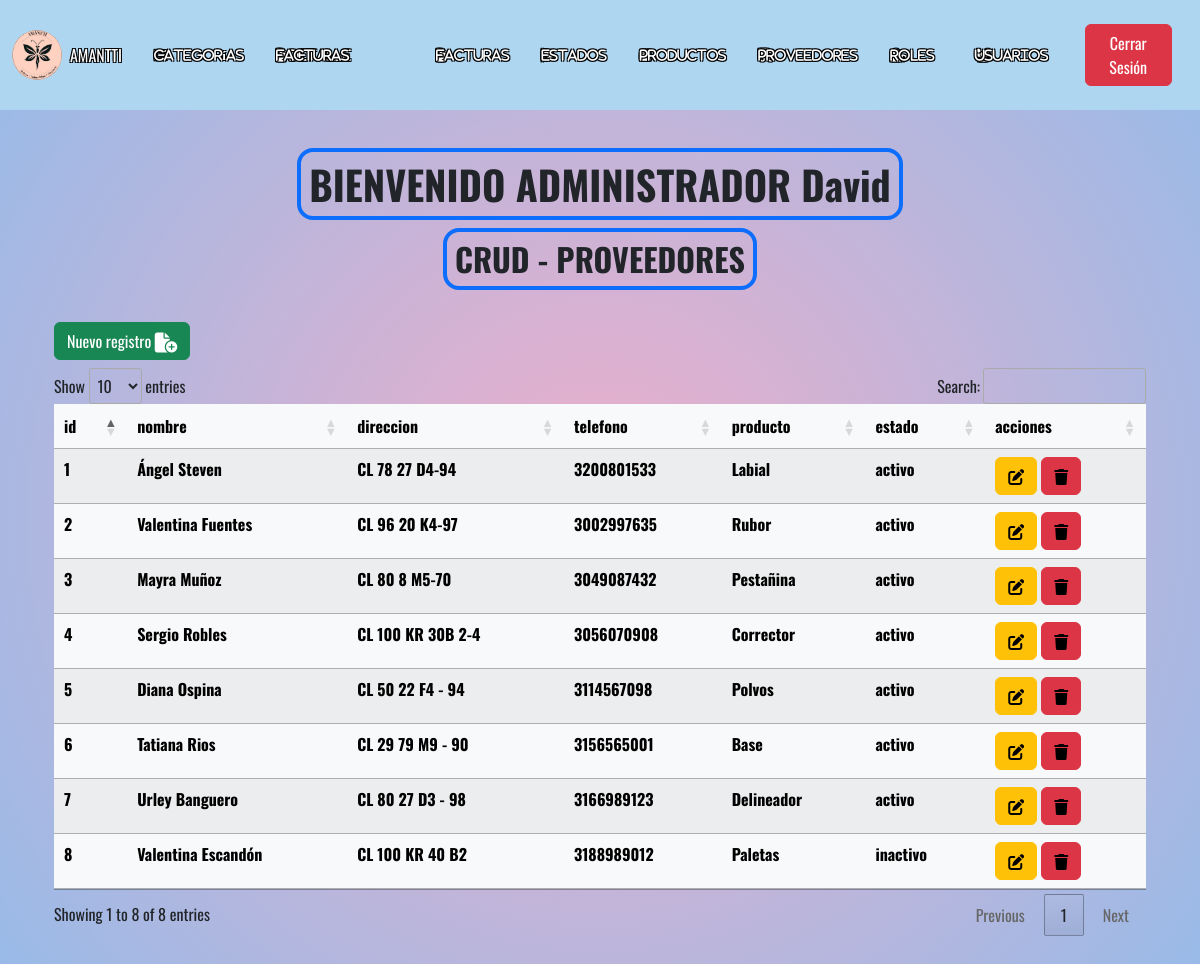
/Proyect-Amantti/Views/Administrador/crud_proveedores.php (signed in), run on the app's committed database.
### tables this page shows
CREATE TABLE `proveedores` (
  `id` int(11) NOT NULL,
  `nombre` varchar(100) NOT NULL,
  `direccion` varchar(255) DEFAULT NULL,
  `telefono` varchar(20) DEFAULT NULL,
  `producto` varchar(255) DEFAULT NULL,
  `estado` int(11) NOT NULL
);

CREATE TABLE `parametros` (
  `id` int(11) NOT NULL,
  `valor` varchar(255) NOT NULL
);

### Proyect-Amantti/Views/Administrador/crud_proveedores.php (the view, shortened to what this page needs)
<?php
$nombre = $_SESSION['nombre'];
?>
<!doctype html>
<html lang="en">
<head>
    <link href="https://cdn.jsdelivr.net/npm/bootstrap@5.3.2/dist/css/bootstrap.min.css" rel="stylesheet">
    <link rel="stylesheet" href="https://cdn.jsdelivr.net/npm/bootstrap-icons@1.10.5/font/bootstrap-icons.css">
    <link rel="stylesheet" href="https://cdnjs.cloudflare.com/ajax/libs/font-awesome/6.4.0/css/all.min.css" />
    <link rel="stylesheet" href="https://cdn.jsdelivr.net/npm/sweetalert2@11.0.18/dist/sweetalert2.min.css">
    <link rel="stylesheet" href="https://cdn.datatables.net/1.13.6/css/jquery.dataTables.min.css">
    <link rel="stylesheet" href="https://cdn.datatables.net/responsive/2.5.0/css/responsive.dataTables.min.css">
    <link rel="stylesheet" href="../../Css/Styles_crud.css">
</head>
<body>
    <nav id="navegacion" class="navbar navbar-expand-md navbar">
        <div class="container-fluid">
            <a class="navbar-brand d-flex align-items-center" href="index_admin.php">
                <img src="../../Img/logo.jpeg" width="50" height="50" alt="Logo" class="me-2 rounded-circle">
                <span class="text-white title-amantti">AMANTTI</span>
            </a>
            <div class="collapse navbar-collapse" id="navbarNavAltMarku">
                <ul class="navbar-nav ms-auto d-flex align-items-center p-2 gap-3">
                    <li class="nav-item">
                        <a class="nav-link" href="crud_categorias.php">
                            <i class="fa-solid fa-list fa-xl text-white"> Categorías</i>
                        </a>
                    </li>
                    <li class="nav-item">
                        <a class="nav-link" href="crud_detalle_factura.php">
                            <i class="fa-solid fa-file-invoice fa-xl text-white"> Detalle facturas</i>
                        </a>
                    </li>
                    <li class="nav-item">
                        <a class="nav-link" href="crud_facturas.php">
                            <i class="fa-solid fa-file-invoice fa-xl text-white"> Facturas</i>
                        </a>
                    </li>
                    <li class="nav-item">
                        <a class="nav-link" href="crud_estados.php">
                            <i class="fa-solid fa-flag fa-xl text-white"> Estados</i>
                        </a>
                    </li>
                    <li class="nav-item">
                        <a class="nav-link" href="crud_productos.php">
                            <i class="fa-solid fa-box fa-xl text-white"> Productos</i>
                        </a>
                    </li>
                    <li class="nav-item">
                        <a class="nav-link" href="crud_proveedores.php">
                            <i class="fa-solid fa-truck fa-xl text-white"> Proveedores</i>
                        </a>
                    </li>
                    <li class="nav-item">
                        <a class="nav-link" href="crud_roles.php">
                            <i class="fa-solid fa-user-shield fa-xl text-white"> Roles</i>
                        </a>
                    </li>
                    <li class="nav-item">
                        <a class="nav-link" href="crud_usuarios.php">
                            <i class="fa-solid fa-users fa-xl text-white"> Usuarios</i>
                        </a>
                    </li>
                    <li class="nav-item ms-auto">
                        <a class="nav-link" href="../../Suministros/logout.php">
                            <button type="button" class="btn btn-danger">Cerrar Sesión</button>
                        </a>
                    </li>
                </ul>
            </div>
        </div>
    </nav>
    <div class="container my-5">
        <div class="row">
            <div class="col-sm-12 col-md-12 col-lg-12 col-xl-12 col-xxl-12">
                <div class="card-header justify-content-center">
                    <div class="card-title text-center col-12 d-grid justify-content-center">
                        <h1 class="border border-4 border-primary rounded-4 p-2"><strong>BIENVENIDO ADMINISTRADOR <span><?php echo $nombre; ?></span></strong></h1>
                    </div>
                    <div class="card-title text-center mb-4 col-12 d-grid justify-content-center">
                        <h2 class="border border-4 border-primary rounded-4 p-2"><strong>CRUD - PROVEEDORES</strong></h2>
                    </div>
                    <div class="container-fluid mb-5">
                        <a class="nav-link" href="../../Formularios/create_proveedores.php"><button type="button" class="btn btn-success mb-2">Nuevo registro <i class="fa-solid fa-file-circle-plus fa-lg" style="color: #ffffff;"></i></button></a>
                        <table id="table_responsive" class="table table-light table-striped" style="width:100%">
                            <thead>
                                <tr>
                                    <th scope="col">id</th>
                                    <th scope="col">nombre</th>
                                    <th scope="col">direccion</th>
                                    <th scope="col">telefono</th>
                                    <th scope="col">producto</th>
                                    <th scope="col">estado</th>
                                    <th scope="col">acciones</th>
                                </tr>
                            </thead>
                            <tbody>
                                <?php
                                require("../../Suministros/conexion.php");
                                $sql = $conexion->query(
                                    "SELECT proveedores.id, proveedores.nombre, proveedores.direccion, proveedores.telefono,
    proveedores.producto ,parametros.valor AS estado
    FROM proveedores
    INNER JOIN parametros ON proveedores.estado = parametros.id"
                                );
                                while ($resultado = $sql->fetch_assoc()) {
                                ?>
                                    <tr>
                                        <th scope="row"><?php echo $resultado['id'] ?></th>
                                        <th><?php echo $resultado['nombre'] ?></th>
                                        <th><?php echo $resultado['direccion'] ?></th>
                                        <th><?php echo $resultado['telefono'] ?></th>
                                        <th><?php echo $resultado['producto'] ?></th>
                                        <th><?php echo $resultado['estado'] ?></th>
                                        <th>
                                            <a class="btn btn-warning" href="../../Formularios/update_proveedores.php?id=<?php echo $resultado['id'] ?>"><i class="fa-solid fa-pen-to-square" style="color: #000000;"></i></a>
                                            <button class="btn btn-danger <?php echo ($resultado['estado'] == 'inactivo') ? 'inactivo' : ''; ?>" data-id="<?php echo $resultado['id'] ?>"><i class="fa-solid fa-trash" style="color: #000000;"></i></button>
                                        </th>
                                    </tr>
                                <?php
                                }
                                ?>
                            </tbody>
                        </table>
                    </div>
                </div>
            </div>
        </div>
    </div>
</body>
</html>

### Proyect-Amantti/Css/Styles_crud.css (style rules this page uses)
* { box-sizing: border-box; margin: 0; padding: 0; }
body { background: radial-gradient(circle, rgba(238, 174, 202, 1) 0%, rgba(148, 187, 233, 1) 100%); font-family: "Oswald", sans-serif; min-height: 100vh; }
#navegacion { background-color: #aed6f1; position: fixed; top: 0; width: 100%; z-index: 1000; }
.title-amantti { font-size: 1rem; text-shadow: -1px -1px 0 #000, 1px -1px 0 #000, -1px 1px 0 #000, 1px 1px 0 #000; }
.navbar-nav { display: flex; font-size: 8.7px; text-shadow: -1px -1px 0 #000, 1px -1px 0 #000, -1px 1px 0 #000, 1px 1px 0 #000; }
.container { padding-top: 100px; }

### data on the page
proveedores: id "1", nombre "Ángel Steven", direccion "CL 78 27 D4-94", telefono "3200801533", producto "Labial", parametros.valor "activo"
proveedores: id "2", nombre "Valentina Fuentes", direccion "CL 96 20 K4-97", telefono "3002997635", producto "Rubor", parametros.valor "activo"
proveedores: id "3", nombre "Mayra Muñoz", direccion "CL 80 8 M5-70", telefono "3049087432", producto "Pestañina", parametros.valor "activo"
proveedores: id "4", nombre "Sergio Robles", direccion "CL 100 KR 30B 2-4", telefono "3056070908", producto "Corrector", parametros.valor "activo"
proveedores: id "5", nombre "Diana Ospina", direccion "CL 50 22 F4 - 94", telefono "3114567098", producto "Polvos", parametros.valor "activo"
proveedores: id "6", nombre "Tatiana Rios", direccion "CL 29 79 M9 - 90", telefono "3156565001", producto "Base", parametros.valor "activo"
proveedores: id "7", nombre "Urley Banguero", direccion "CL 80 27 D3 - 98", telefono "3166989123", producto "Delineador", parametros.valor "activo"
proveedores: id "8", nombre "Valentina Escandón", direccion "CL 100 KR 40 B2", telefono "3188989012", producto "Paletas", parametros.valor "inactivo"

### other printed values
$nombre "David"
